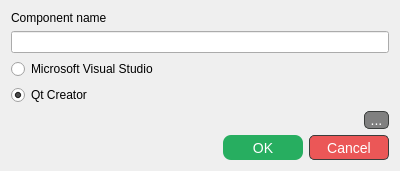
<?xml version="1.0" encoding="UTF-8"?>
<ui version="4.0">
 <class>IDEProjectProperties</class>
 <widget class="QDialog" name="IDEProjectProperties">
  <property name="geometry">
   <rect>
    <x>0</x>
    <y>0</y>
    <width>400</width>
    <height>163</height>
   </rect>
  </property>
  <property name="windowTitle">
   <string>Dialog</string>
  </property>
  <layout class="QVBoxLayout" name="verticalLayout" stretch="0,0,0,0,0,0">
   <item>
    <widget class="QLabel" name="lblComponentName">
     <property name="text">
      <string>Component name</string>
     </property>
    </widget>
   </item>
   <item>
    <widget class="QLineEdit" name="edName"/>
   </item>
   <item>
    <widget class="QRadioButton" name="rbVS">
     <property name="text">
      <string>Microsoft Visual Studio</string>
     </property>
    </widget>
   </item>
   <item>
    <widget class="QRadioButton" name="rbQtCreator">
     <property name="text">
      <string>Qt Creator</string>
     </property>
     <property name="checked">
      <bool>true</bool>
     </property>
    </widget>
   </item>
   <item>
    <layout class="QHBoxLayout" name="horizontalLayout" stretch="1,0">
     <item>
      <widget class="QLabel" name="lblPath">
       <property name="text">
        <string/>
       </property>
      </widget>
     </item>
     <item>
      <widget class="QPushButton" name="btnPath">
       <property name="minimumSize">
        <size>
         <width>25</width>
         <height>0</height>
        </size>
       </property>
       <property name="maximumSize">
        <size>
         <width>40</width>
         <height>16777215</height>
        </size>
       </property>
       <property name="styleSheet">
        <string notr="true">QPushButton
{
	background-color: gray;
	border: 1px solid #3B3E3D;;
	border-radius: 5px;
	font-size: 14px;
	color: #FFFFFF;
}

QPushButton:hover
{
	background-color:  #F87E7E;
}</string>
       </property>
       <property name="text">
        <string>...</string>
       </property>
      </widget>
     </item>
    </layout>
   </item>
   <item>
    <layout class="QHBoxLayout" name="horizontalLayout_2">
     <item>
      <spacer name="horizontalSpacer">
       <property name="orientation">
        <enum>Qt::Horizontal</enum>
       </property>
       <property name="sizeHint" stdset="0">
        <size>
         <width>40</width>
         <height>20</height>
        </size>
       </property>
      </spacer>
     </item>
     <item>
      <widget class="QPushButton" name="btnOk">
       <property name="sizePolicy">
        <sizepolicy hsizetype="Fixed" vsizetype="Fixed">
         <horstretch>0</horstretch>
         <verstretch>0</verstretch>
        </sizepolicy>
       </property>
       <property name="minimumSize">
        <size>
         <width>80</width>
         <height>25</height>
        </size>
       </property>
       <property name="styleSheet">
        <string notr="true">QPushButton {
		border: none;
		background-color: #27AE60;
		color: #ffffff;
		font-size: 14px;
		border-radius: 8px;
}

QPushButton:hover {
		background-color: #46CE7F;
}</string>
       </property>
       <property name="text">
        <string>OK</string>
       </property>
      </widget>
     </item>
     <item>
      <widget class="QPushButton" name="pushButton">
       <property name="sizePolicy">
        <sizepolicy hsizetype="Fixed" vsizetype="Fixed">
         <horstretch>0</horstretch>
         <verstretch>0</verstretch>
        </sizepolicy>
       </property>
       <property name="minimumSize">
        <size>
         <width>80</width>
         <height>25</height>
        </size>
       </property>
       <property name="styleSheet">
        <string notr="true">QPushButton
{
	background-color: #EB5757;
	border: 1px solid #3B3E3D;;
	border-radius: 5px;
	font-size: 14px;
	color: #FFFFFF;
}

QPushButton:hover
{
	background-color:  #F87E7E;
}</string>
       </property>
       <property name="text">
        <string>Cancel</string>
       </property>
      </widget>
     </item>
    </layout>
   </item>
  </layout>
 </widget>
 <resources/>
 <connections/>
</ui>
